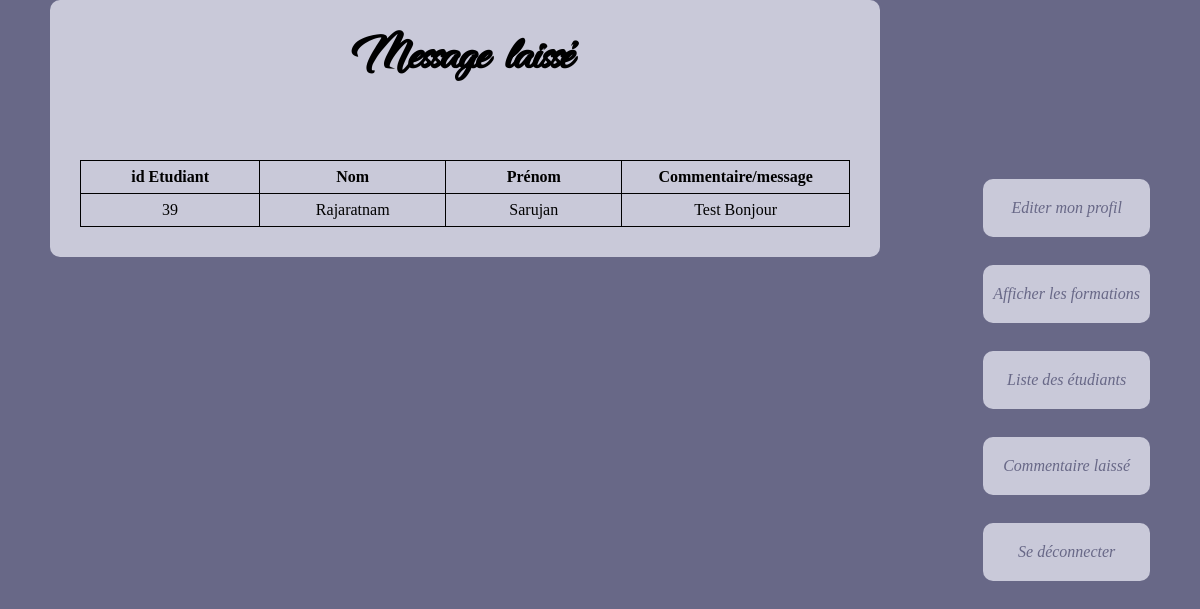
Page /Prof/CommentaireL.php on the earlier database version.
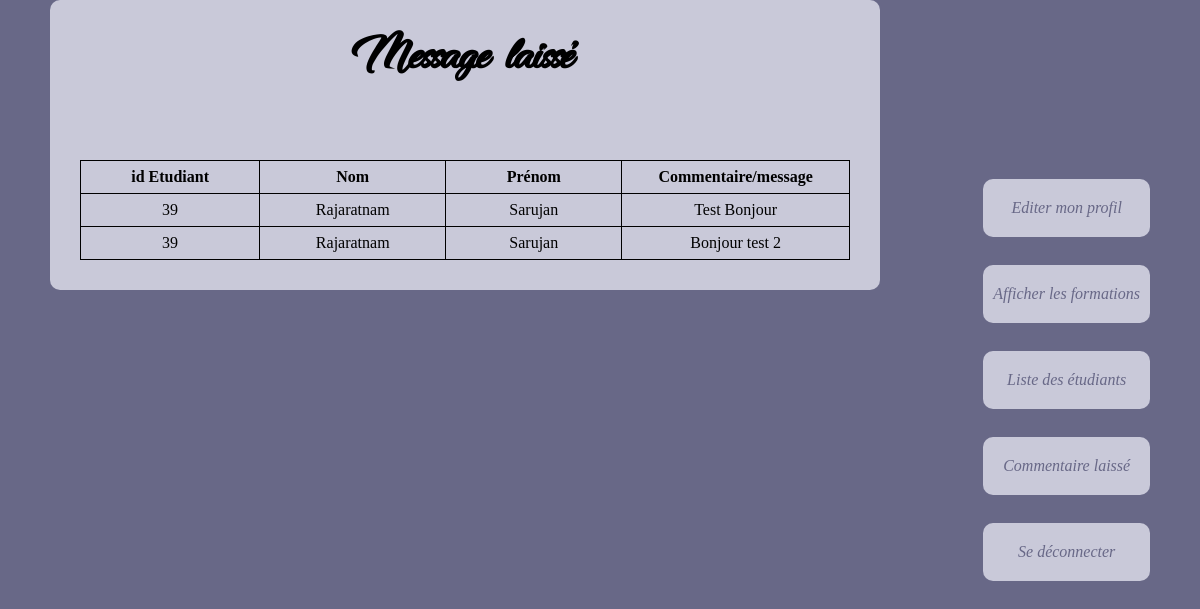
Same page on the later database version.
### tables this page shows
CREATE TABLE `Commentaire` (
  `id_commentaire` int(11) NOT NULL,
  `id_etudiant` int(11) NOT NULL,
  `Commentaire` varchar(2999) NOT NULL
);

CREATE TABLE `Utilisateur` (
  `id_etudiant` int(11) NOT NULL,
  `Nom` varchar(50) NOT NULL,
  `Prenom` varchar(50) DEFAULT NULL,
  `carte_id` int(11) DEFAULT NULL,
  `date_naiss` date DEFAULT NULL,
  `adresse` varchar(100) DEFAULT NULL,
  `num_tel` int(11) DEFAULT NULL,
  `mail` varchar(70) NOT NULL,
  `mdp` varchar(50) NOT NULL,
  `choixFormation` int(11) DEFAULT NULL,
  `TypeUser` int(11) NOT NULL,
  `id_statuts` int(11) DEFAULT NULL
);

### Prof/CommentaireL.php (the view, shortened to what this page needs)
<?php
include_once '../db.php';
?>
<!DOCTYPE html>
<html>
<head>
	<link rel="stylesheet" href="../Content/css/nobel.css" />
</head>
<body>
	<main>
		<table>
		<h1>Message laissé</h1>
		<tr>
			<td>
				<STRONG>id Etudiant</STRONG>
			</td>
			<td>
				<STRONG>Nom</STRONG>
			</td>
			<td>
				<STRONG>Prénom</STRONG>
			</td>
			<td>
				<STRONG>Commentaire/message</STRONG>
			</td>
		</tr>
			<?php
			echo "<br><br>";
				$doc=$bdd->prepare('SELECT u.id_etudiant,Nom,Prenom,Commentaire from Commentaire c, Utilisateur u where u.id_etudiant=c.id_etudiant');
				$doc->execute();
				while($lig = $doc->fetch()){
					echo "<tr>";
						echo "<td>".$lig['id_etudiant']."</td>";
						echo "<td>".$lig['Nom']."</td>";
						echo "<td>".$lig['Prenom']."</td>";
						echo "<td>".$lig['Commentaire']."</td>";
					echo "</tr>";
				}
			?>
		</table>
	</main>
	<nav>
		<ul>
			<li><a href = "editerProfileP.php">Editer mon profil</a></li><br>
			<li><a href = "formationsP.php">Afficher les formations</a></li><br>
			<li><a href = "Etudiants.php">Liste des étudiants</a></li><br>
			<li><a href ="CommentaireL.php">Commentaire laissé</a></li><br>
			<li><a href = "../Deconnexion.php">Se déconnecter</a></li><br>
		</ul>
	</nav>
</body>

Differences in the rows shown:
added commentaire: id_etudiant.id_etudiant "39", id_etudiant.Nom "Rajaratnam", id_etudiant.Prenom "Sarujan", Commentaire "Bonjour test 2"
